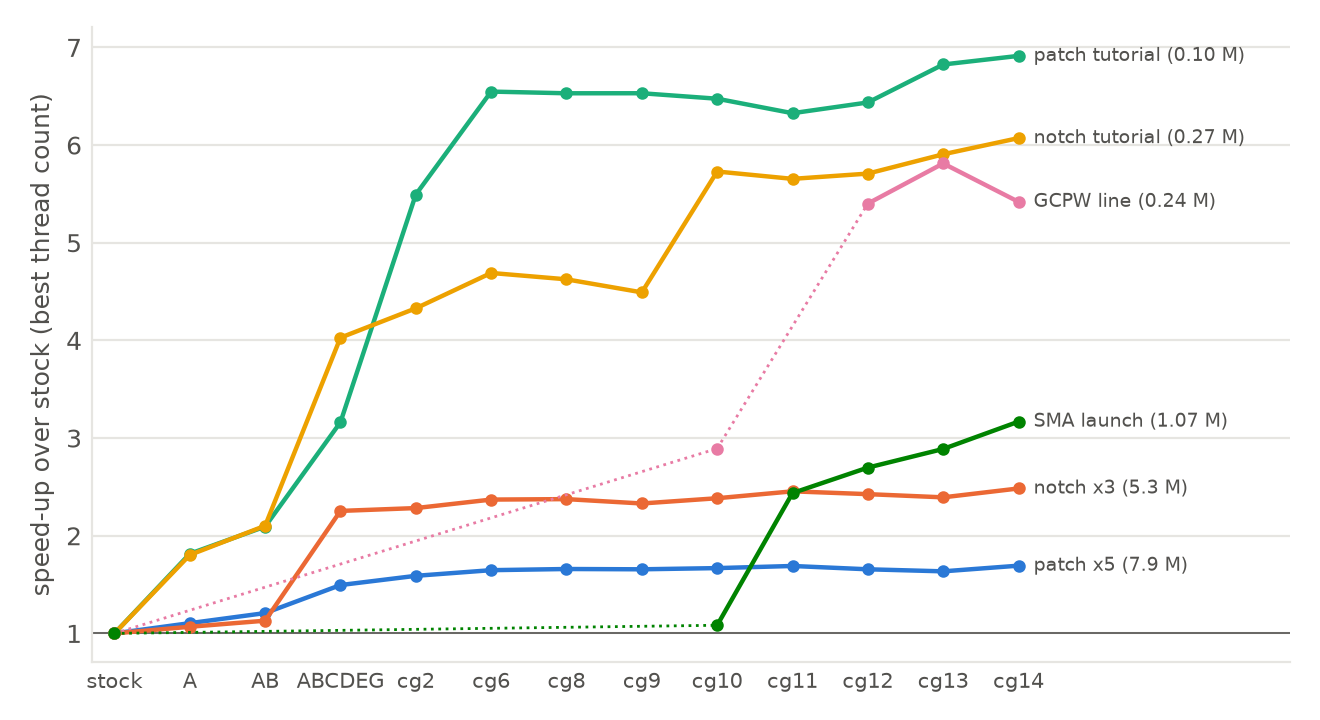

Generate this figure with Python:
"""Speed-up over stock per snapshot (best thread count of each snapshot's check run), from results/summary.json (run
parse_results.py first; snapshot A comes from the A@ rows of the *_AB.txt tables). Stock: the best of the step-1 sweep for
the tutorials, one 4-thread reference run for the two boards (cg10 table for the GCPW line, cg14 for the SMA launch).
A solid line joins snapshots that were both run on a model; a dotted line bridges snapshots in which it was not run (the
boards before cg10, the GCPW line at cg11). The patch x5 point of A (1151 MC/s, 8 threads) is a row whose load figure is
invalid in its table (summary.json 'bad_load'); load can only slow a run, so it is kept."""
import json, os, numpy as np, matplotlib.pyplot as plt
from style import *
S = json.load(open(os.path.join(os.path.dirname(os.path.abspath(__file__)), "..", "..", "results", "summary.json")))
tags = ["stock", "A", "AB", "ABCDEG", "cg2", "cg6", "cg8", "cg9", "cg10", "cg11", "cg12", "cg13", "cg14"]
STOCK = {"kgcpw": ("cg10", "stock_ref"), "ksma": ("cg14", "stock_ref")}      # the tutorials: ("step1", "best")
names = {"patch_x5": "patch x5 (7.9 M)", "notch_x3": "notch x3 (5.3 M)", "patch": "patch tutorial (0.10 M)", "notch": "notch tutorial (0.27 M)", "kgcpw": "GCPW line (0.24 M)", "ksma": "SMA launch (1.07 M)"}
fig, ax = plt.subplots(figsize=(6.6, 3.6))
for i, (k, nm) in enumerate(names.items()):
    t0, f0 = STOCK.get(k, ("step1", "best")); st = S[k][t0][f0]
    xs, ys = [], []
    for j, t in enumerate(tags):
        v = st if t == "stock" else S.get(k, {}).get(t, {}).get("best")
        if v: xs.append(j); ys.append(v / st)
    for a in range(len(xs) - 1):                       # solid between neighbours in the series, dotted across a gap
        ax.plot(xs[a:a + 2], ys[a:a + 2], color=C[i], lw=1.6 if xs[a + 1] == xs[a] + 1 else 1.0,
                ls="-" if xs[a + 1] == xs[a] + 1 else ":", zorder=3)
    ax.plot(xs, ys, "o", color=C[i], ms=3.5, label=nm, zorder=3)
    ax.text(xs[-1] + 0.2, ys[-1], nm, fontsize=7, color=INK2, va="center")   # the end marker beside it carries the colour
ax.set_xticks(range(len(tags))); ax.set_xticklabels(tags, fontsize=7.5)
ax.set_xlim(-0.3, len(tags) + 2.6); ax.set_ylabel("speed-up over stock (best thread count)"); clean(ax)
ax.axhline(1, color=INK2, lw=0.6); save(fig, "fig_progress")
